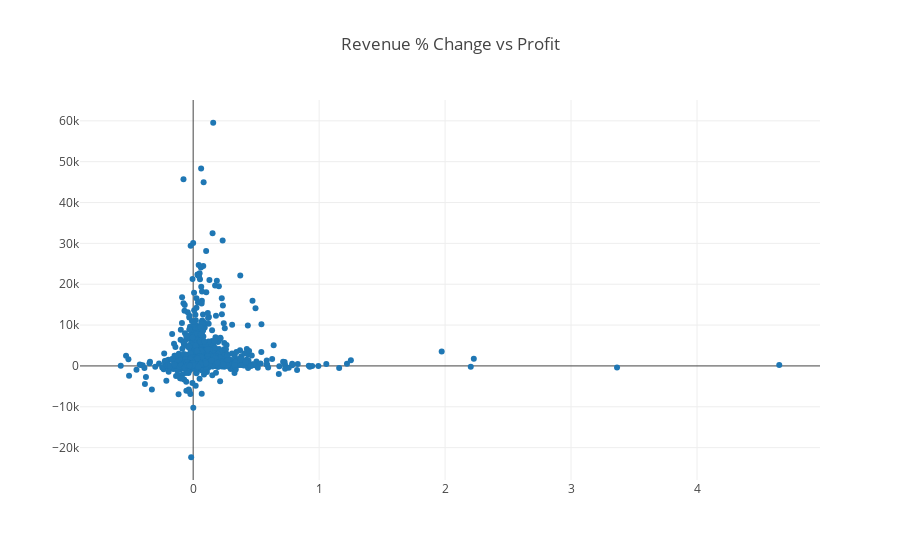

The cell this chart's notebook holds for it:
### Code cell
from plotly.graph_objs import Scatter


data = [Scatter(x=fortune['revenue % change'], y=fortune['profits'], mode = 'markers', text=fortune['company'])]
layout = Layout(title="Revenue % Change vs Profit")

fig = Figure(data=data, layout=layout)

plotly.offline.iplot(fig, show_link=False)

### Figure 1 — Plotly figure (JSON) as saved in the notebook; plotly's stock layout.template omitted (floating-point values rounded to 4 significant figures; data arrays with more than 128 entries replaced by an {"elided": "..."} marker saying what was removed)
{"data": [{"mode": "markers", "text": {"elided": "1500 str values"}, "type": "scatter", "x": {"elided": "1500 str values"}, "y": {"elided": "1500 str values"}}], "layout": {"title": "Revenue % Change vs Profit"}}
